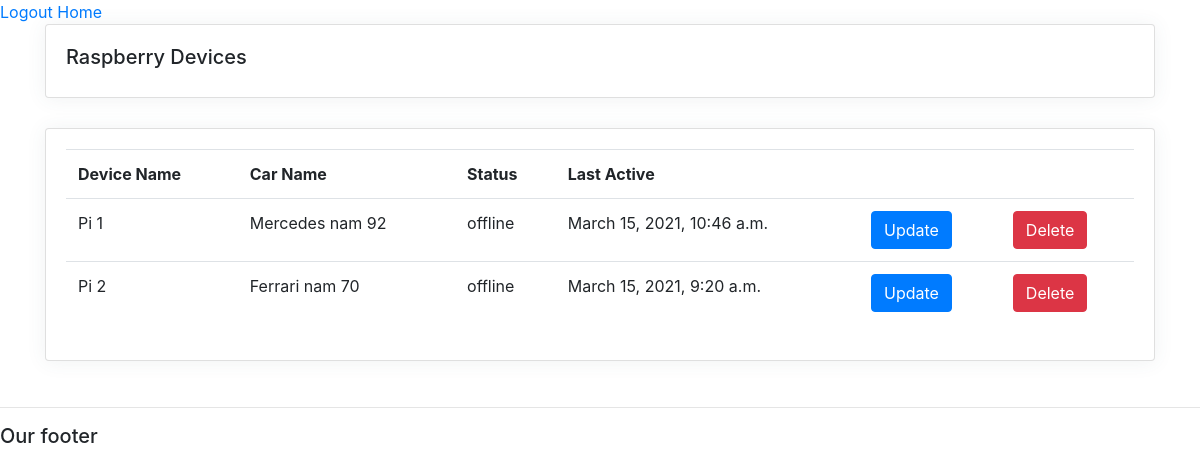
The page /rasps/ on the database as committed earlier.
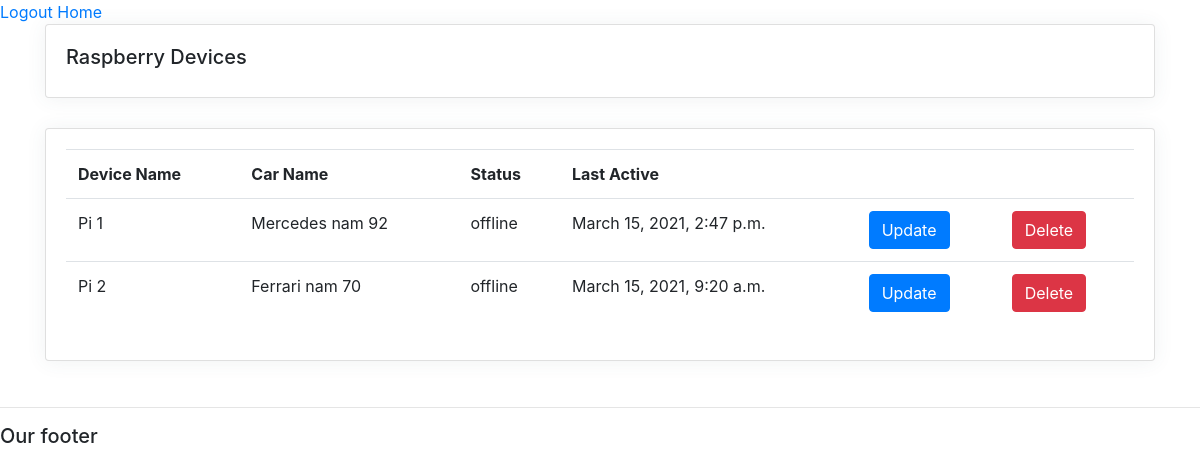
The same page on the database as committed later.
### accounts/models.py (models this page shows, shortened)
class RaspDevice(models.Model):
    STATUS = (
        ("online", "online"),
        ("offline", "offline"),
    )
    name = models.CharField(max_length=50)
    car = models.OneToOneField(Car, null=True, on_delete=models.SET_NULL)
    status = models.CharField(max_length=50, null=True, blank=True, choices=STATUS)
    lastActive = models.DateTimeField(null=True, blank=True)
    date_created = models.DateTimeField(auto_now_add=True)

class Car(models.Model):
    name = models.CharField(max_length=50)
    driver = models.ForeignKey(Driver, null=True, on_delete=models.CASCADE)

### accounts/views.py (the view)
# urls.py: path("rasps/", views.raspsPage, name="rasps"),
def raspsPage(request):
    rasps = RaspDevice.objects.all()
    context = {"rasps": rasps}
    return render(request, "accounts/rasps.html", context)

### accounts/templates/accounts/rasps.html (shortened to what this page needs)
{% extends 'accounts/main.html' %}
{% load static %}
{% block content %}
<div class='container'>
    <div class="row">
        <div class="col-md">
            <div class="card card-body">
                <h5>Raspberry Devices</h5>
            </div>
            <div class="card card-body">
                <table class="table">
                    <tr>
                        <th>Device Name</th>
                        <th>Car Name</th>
                        <th>Status</th>
                        <th>Last Active</th>
                        <th></th>
                        <th></th>
                    </tr>
                    {% for rasp in rasps %}
                    <tr>
                        <td>{{ rasp.name }}</td>
                        <td>{{ rasp.car.name }}</td>
                        <td>{{ rasp.status }}</td>
                        <td>{{ rasp.lastActive }}</td>
                        <td><a href="{% url 'raspUpdate' rasp.id %}" class="btn btn-primary">Update</a></td>
                        <td><a href="{% url 'raspDelete' rasp.id %}" class="btn btn-danger">Delete</a></td>
                    </tr>
                    {% endfor %}
                </table>
            </div>
        </div>
    </div>
</div>
{% endblock %}

### accounts/templates/accounts/main.html (shortened to what this page needs)
{% load static %}
<!DOCTYPE html>
<html>
<head>
    <link rel="stylesheet" href="https://stackpath.bootstrapcdn.com/bootstrap/4.3.1/css/bootstrap.min.css"
>
    <link rel="stylesheet" href="{% static '/css/main.css' %}">
    <link rel="stylesheet" href="{% static '/css/profile.css' %}">
    <link rel="stylesheet" href="https://stackpath.bootstrapcdn.com/bootstrap/4.1.3/css/bootstrap.min.css"
>
    <link rel="stylesheet" href="https://use.fontawesome.com/releases/v5.6.1/css/all.css"
>
</head>
<body>
    <span><a href="{% url 'logout' %}">Logout</a></span>
    <span><a href="{% url 'home' %}">Home</a></span>
    <div class="container-fluid">
        {% block content %}
        {% endblock %}
    </div>
</body>
<footer>
    <hr>
    <h5>Our footer</h5>
</footer>
</html>

### static/css/main.css (style rules this page uses)
body { margin: 0; padding: 0; height: 100vh; }

### static/css/profile.css (style rules this page uses)
body { background-color: #f9f9fa }
.card { border-radius: 5px; -webkit-box-shadow: 0 1px 20px 0 rgba(69, 90, 100, 0.08); box-shadow: 0 1px 20px 0 rgba(69, 90, 100, 0.08); border: none; margin-bottom: 30px }

Rows that differ between the two databases and show on the page:
changed RaspDevice "Pi 1": lastActive "March 15, 2021, 10:46 a.m." → "March 15, 2021, 2:47 p.m."
